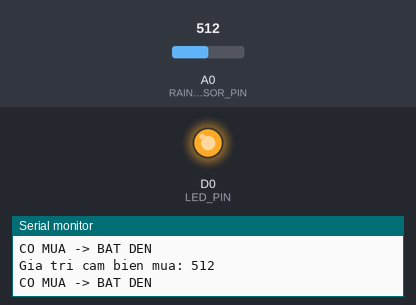
Simulated run of this sketch. Board: ESP8266 (NodeMCU). Parts: output pins drawn as LEDs (lit = HIGH), the last lines printed to the serial monitor. Inputs (shaded band) come from the test bench; at power-on: A0 (RAIN_SENSOR_PIN) = 512. WiFi joins after 1.5 s; servers stay silent unless stated.

Above: at 3.0 s.
3.1 s: A0 (RAIN_SENSOR_PIN) set to 688
4.6 s: A0 (RAIN_SENSOR_PIN) set to 710
At 6.2 s:
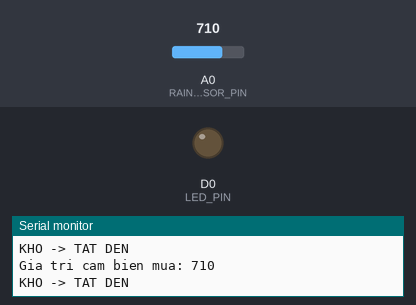
6.8 s: A0 (RAIN_SENSOR_PIN) set to 690
At 7.9 s:
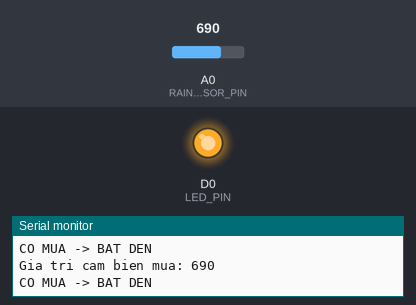
8.3 s: A0 (RAIN_SENSOR_PIN) set to 716
At 9.2 s:
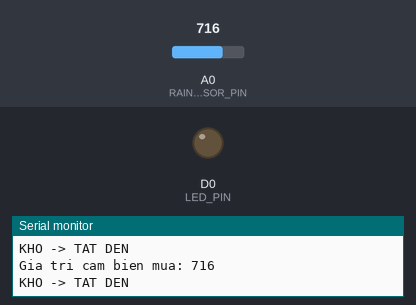
Timing chart, 0 to 10.8 s (numbered marks = the images above; inputs shaded):
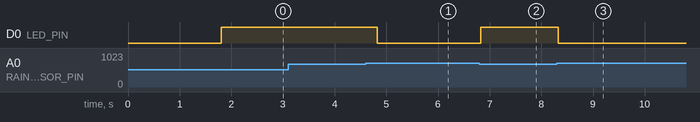

Measured:
- the behaviour switches between 699 and 700 on A0 (RAIN_SENSOR_PIN) (found by bisection; images 0 and 1)
- after the input at 4.6 s, D0 (LED_PIN): HIGH → LOW after 0.22 s
- after the input at 6.8 s, D0 (LED_PIN): LOW → HIGH at once
- after the input at 8.3 s, D0 (LED_PIN): HIGH → LOW at once

The sketch:

ESP8266BlynkSensor.ino
```cpp
/* Comment this out to disable prints and save space */
#define BLYNK_PRINT Serial

/* Fill in information from Blynk Device Info here */
#define BLYNK_TEMPLATE_ID           "TMPL6_T-CewAR"
#define BLYNK_TEMPLATE_NAME         "TEST2"
#define BLYNK_AUTH_TOKEN            "IZi-BKrA-Pw3qTRmqkWK3LNdI7wo5Xe1"


#include <ESP8266WiFi.h>
#include <BlynkSimpleEsp8266.h>

// Your WiFi credentials.
// Set password to "" for open networks.
char ssid[] = "VNU-IS P503";
char pass[] = "Vnu.edu.vn";

// Chân kết nối
const int RAIN_SENSOR_PIN = A0;
const int LED_PIN         = D0;

// Biến trạng thái
// int ledStatus = 0;
int sensorValue = 0;

void setup()
{
  Serial.begin(9600);

  pinMode(LED_PIN, OUTPUT);
  digitalWrite(LED_PIN, LOW);  // Ban đầu tắt đèn

  Blynk.begin(BLYNK_AUTH_TOKEN, ssid, pass);

  Serial.println("Da ket noi Blynk va WiFi!");
}

void loop()
{
  Blynk.run();

  RainSensorAndControlLED();
  delay(500);
}
// Hàm đọc cảm biến mưa và tự động bật/tắt đèn
void RainSensorAndControlLED()
{
  sensorValue = analogRead(RAIN_SENSOR_PIN);
  Serial.print("Gia tri cam bien mua: ");
  Serial.println(sensorValue);


  Blynk.virtualWrite(V1, sensorValue);

  if (sensorValue < 700)
  {
    digitalWrite(LED_PIN, HIGH);
    Blynk.virtualWrite(V2, digitalRead(LED_PIN));
    Serial.println("CO MUA -> BAT DEN");
  }
  else
  {
    digitalWrite(LED_PIN, LOW);
    Blynk.virtualWrite(V2, digitalRead(LED_PIN));
    Serial.println("KHO -> TAT DEN");
  }
}
```
